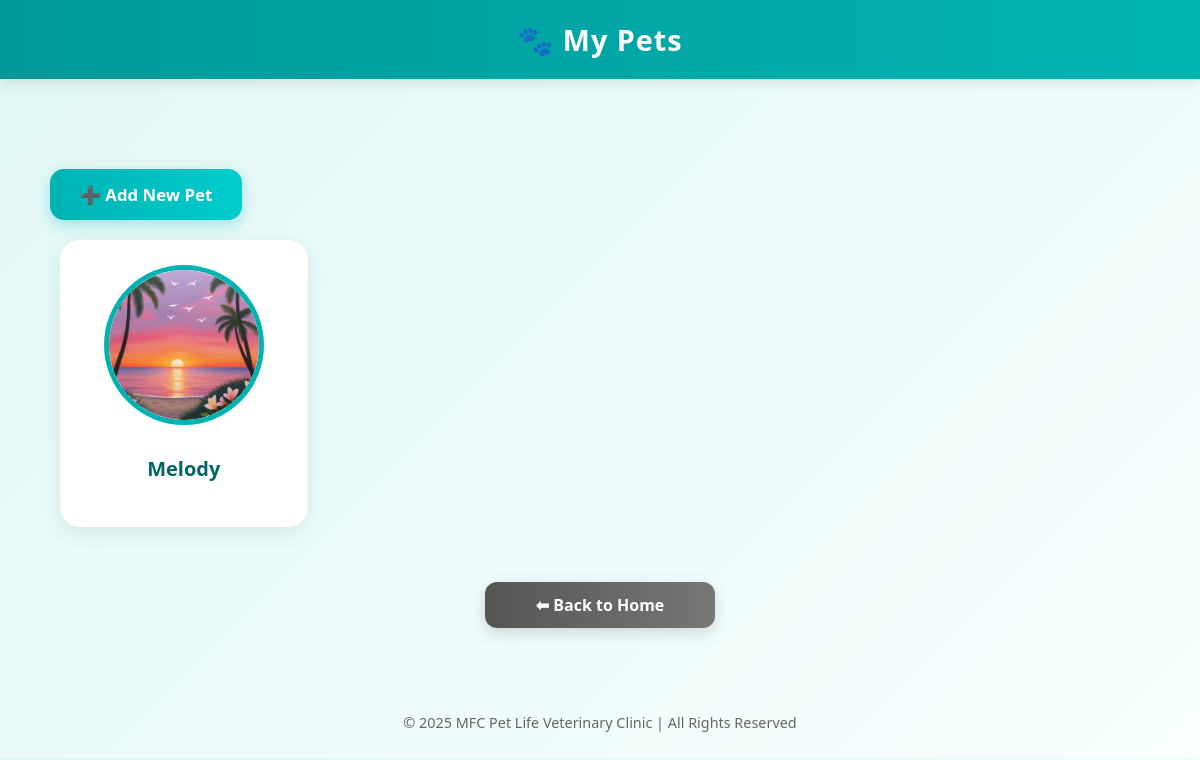
The app's page /pet-profile/ (signed in) with its own data.
### main/models.py (models this page shows, shortened)
class Pet(models.Model):
    owner = models.ForeignKey(User, on_delete=models.CASCADE)
    name = models.CharField(max_length=100)
    species = models.CharField(max_length=50)
    breed = models.CharField(max_length=100, blank=True, null=True)
    gender = models.CharField(max_length=10)
    color = models.CharField(max_length=50, blank=True, null=True)
    birthday = models.DateField(blank=True, null=True)
    age = models.PositiveIntegerField(default=0)
    weight = models.DecimalField(max_digits=5, decimal_places=2, blank=True, null=True)
    image = models.ImageField(upload_to='pets/', blank=True, null=True)
    is_active = models.BooleanField(default=True)  # Soft-delete flag

### main/views.py (the view)
# urls.py: path('pet-profile/', views.pet_profile, name='pet_profile'),
def pet_profile(request):
            pets = Pet.objects.filter(owner=request.user)
            for pet in pets:
                pet.years = pet.age // 12
                pet.months = pet.age % 12
            return render(request, 'clients/pet_profile.html', {'pets': pets})

### main/templates/clients/pet_profile.html (shortened to what this page needs)
{% load static %}
<!DOCTYPE html>
<html lang="en">
<head>
<link rel="stylesheet" href="{% static 'css/clients/pet_profile.css' %}">
</head>
<body>
    <header>🐾 My Pets</header>
    <div class="container">
        <a href="{% url 'add_pet' %}" class="add-btn">➕ Add New Pet</a>
        <div class="pet-list">
    {% for pet in pets %}
        <a href="{% url 'pet_detail' pet_id=pet.id %}" class="pet-card">
            {% if pet.image %}
                <img src="{{ pet.image.url }}" alt="{{ pet.name }}">
            {% else %}
                <img src="{% static 'images/default_pet.png' %}" alt="{{ pet.name }}">
            {% endif %}
            <h3>{{ pet.name }}</h3>
        </a>
    {% empty %}
        <p style="text-align:center; color:#555;">No pets added yet. 🐶🐱</p>
    {% endfor %}
</div>
        <a href="{% url 'homepage' %}" class="back-btn">⬅ Back to Home</a>
    </div>
    <footer>
        © {{ year|default:2025 }} MFC Pet Life Veterinary Clinic | All Rights Reserved
    </footer>
</body>
</html>

### main/static/css/clients/pet_profile.css (style rules this page uses)
body { font-family: 'Poppins', 'Segoe UI', Tahoma, Geneva, Verdana, sans-serif; background: linear-gradient(135deg, #e0f7f5, #f9ffff); margin: 0; padding: 0; color: #333; }
header { background: linear-gradient(90deg, #009999, #00b3b3); color: white; padding: 20px; text-align: center; font-size: 1.8rem; letter-spacing: 1px; font-weight: 600; box-shadow: 0 4px 12px rgba(0,0,0,0.1); }
.container { max-width: 1100px; margin: 60px auto; padding: 0 20px; }
.pet-list { display: grid; grid-template-columns: repeat(auto-fill, minmax(240px, 1fr)); gap: 30px; padding: 10px; }
.pet-card { background: #fff; border-radius: 20px; padding: 25px 20px; text-align: center; box-shadow: 0 6px 20px rgba(0,0,0,0.08); transition: all 0.3s ease; text-decoration: none; color: inherit; position: relative; overflow: hidden; }
.pet-card img { width: 150px; height: 150px; object-fit: cover; border-radius: 50%; border: 5px solid #00b3b3; margin-bottom: 15px; transition: transform 0.3s ease; }
.pet-card h3 { margin-top: 10px; font-size: 1.25rem; font-weight: 600; color: #006666; }
.add-btn { display: inline-block; margin: 30px auto 10px; text-align: center; background: linear-gradient(90deg, #00b3b3, #00cccc); color: white; padding: 14px 30px; border-radius: 14px; text-decoration: none; font-weight: 600; font-size: 1.05rem; transition: transform 0.2s ease, box-shadow 0.2s ease; box-shadow: 0 5px 15px rgba(0,179,179,0.3); }
.back-btn { display: block; width: 230px; margin: 45px auto 0; background: linear-gradient(90deg, #555, #777); text-align: center; color: #fff; padding: 12px 0; border-radius: 12px; font-weight: 600; text-decoration: none; transition: all 0.2s ease; box-shadow: 0 5px 15px rgba(0,0,0,0.15); }
footer { text-align: center; padding: 25px; font-size: 0.9rem; color: #666; }

### records on screen
Pet: image (picture), name "Melody"

### other values on screen
{{ year|default:2025 }} "2025"
